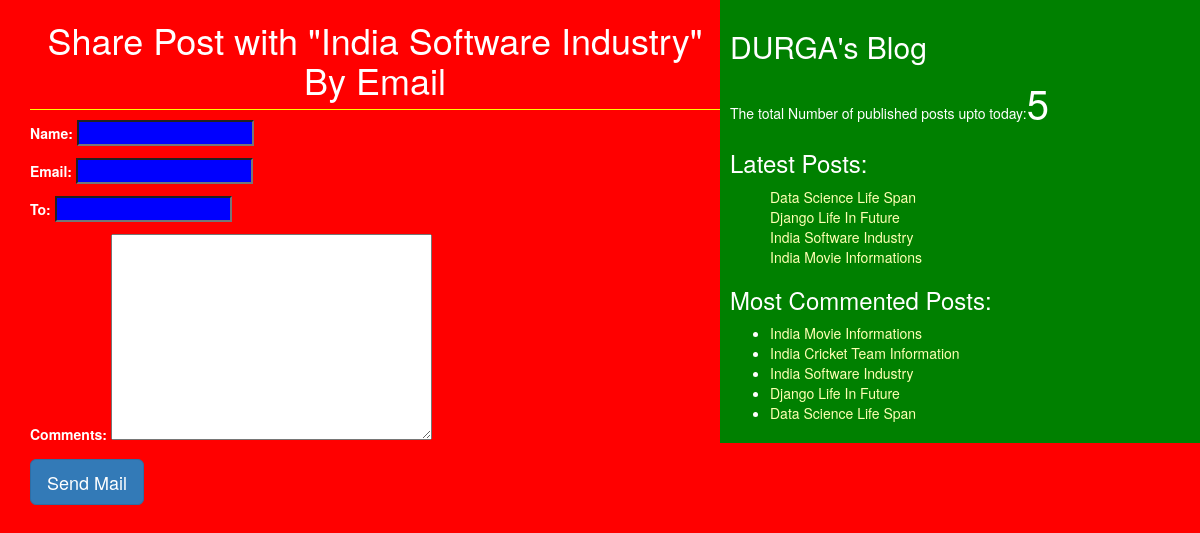
/3/share/, run on the app's committed database.
### blog/models.py (models this page shows, shortened)
class Post(models.Model):
    STATUS_CHOICES = (('draft','Draft'),('published','Published'))
    title = models.CharField(max_length=256)
    slug = models.SlugField(max_length=264,unique_for_date='publish')
    author = models.ForeignKey(User,related_name='blog_posts', on_delete=models.CASCADE)
    body = models.TextField()
    publish = models.DateTimeField(default=timezone.now)
    created = models.DateTimeField(auto_now_add=True)
    updated = models.DateTimeField(auto_now=True)
    status = models.CharField(max_length=10,choices=STATUS_CHOICES,default='draft')
    objects = CustomManager()
    tags = TaggableManager()
    class Meta:
        ordering = ('-publish',)
    def get_absolute_url(self):
        return reverse('post_detail',args=[self.publish.year,self.publish.strftime('%m'),self.publish.strftime('%d'),self.slug])

### blog/views.py (the view)
# urls.py: re_path(r'^(?P<id>\d+)/share/$',views.mail_send_view),
def mail_send_view(request,id):
    post = get_object_or_404(Post,id=id,status='published')
    sent = False
    if request.method =='POST':
        form=EmailSendForm(request.POST)
        if form.is_valid():
            cd = form.cleaned_data
            subject = '{}({}) recommends you to read "{}"'.format(cd['name'],cd['email'],post.title)
            post_url=request.build_absolute_uri(post.get_absolute_url())
            message = 'Read Post At:\n{}|\n\n{}\'s Comments:\n{}'.format(post_url,cd['name'],cd['comments'])
            send_mail(subject,message,'akshaypythondev@gmail.com',[cd['to']])
            sent=True
    else:
        form = EmailSendForm()
    return render(request,'blog/sharebymail.html',{'form':form,'post':post,'sent':sent})

### blog/forms.py
class EmailSendForm(forms.Form):
    name = forms.CharField()
    email = forms.EmailField()
    to = forms.EmailField()
    comments = forms.CharField(required=False,widget=forms.Textarea)

### blog/models.py (called while the page is built)
    def get_queryset(self):
        return super().get_queryset().filter(status='published')

### blog/templatetags/blog_tags.py (called while the page is built)
@register.simple_tag(name='my_tag')
def total_posts():
    return Post.objects.count()

@register.inclusion_tag('blog/latest_posts123.html')
def show_latest_posts(count=10):
    latest_posts=Post.objects.order_by('-publish')[:count]
    return {'latest_posts':latest_posts}

@register.simple_tag
def get_most_commented_posts(count=5):
    return Post.objects.annotate(total_comments=Count('comments')).order_by('-total_comments')[:count]

### templates/blog/sharebymail.html (shortened to what this page needs)
{% extends 'blog/base.html' %}
{% block content %}
{% if sent %}
<h1>Email Successfully Sent!!!</h1>
<h2>Post with the title: {{post.title}} information shared by email</h2>
{% else %}
<h1>Share Post with "{{post.title}}" By Email</h1>
  <form method='POST'>
    {{form.as_p}}
    <input type="submit" class='btn btn-primary btn-lg' value="Send Mail">
  </form>
{% endif %}
{% endblock %}

### templates/blog/base.html (shortened to what this page needs)
<!DOCTYPE html>
{% load static %}
{% load blog_tags %}
<html lang="en" dir="ltr">
  <head>
    <link rel="stylesheet" href="https://cdn.jsdelivr.net/npm/bootstrap@3.3.7/dist/css/bootstrap.min.css">
    <link rel="stylesheet" href="{% static 'css/blog.css' %}">
  </head>
  <body>
    <div class="content">
      {% block content %} {% endblock %}
    </div>
    <div class="sidebar">
      <h2>DURGA's Blog</h2>
      <p>The total Number of published posts upto today:<span id='pcount'>{% my_tag %}</span></p>
      <h3>Latest Posts:</h3>{% show_latest_posts 4%}
      <h3>Most Commented Posts:</h3>
      {% get_most_commented_posts as most_commented_posts %}
      <ul>
        {% for post in most_commented_posts %}
        <li><a href="{{post.get_absolute_url}}">{{post.title}}</a><br></li>
        {% endfor %}
      </ul>
    </div>
  </body>
</html>

### templates/blog/latest_posts123.html
<ul>
  {% for post in latest_posts %}
  <a href="{{post.get_absolute_url}}">{{post.title}}</a><br>
  {% endfor %}
</ul>

### static/css/blog.css (style rules this page uses)
.content { width:60%; float:left; padding:0 0 0 30px; background: red; height: 100%; }
.sidebar { width:40%; float:right; padding: 10px; background: green; height: 100%; }
h1 { text-align: center; border-bottom: 1px solid yellow; padding-bottom: 10px; }
body { color: white; background: red; }
a { color: #ffffb3; }
input { background: blue; color: white; }
#pcount { font-size: 40px; colot: yellow; fot-weight: bold; }

### data on the page
Post: title "India Software Industry"
Post: title "Data Science Life Span"
Post: title "Django Life In Future"
Post: title "India Movie Informations"
Post: title "India Cricket Team Information"
